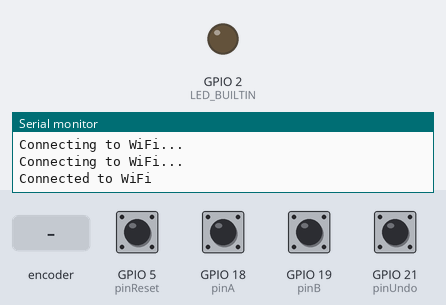
Simulated run of this sketch. Board: ESP32. On the bench: output pins drawn as LEDs (lit = HIGH), the last lines printed to the serial monitor. Dashed ring = blinking. Inputs (shaded band) come from the test bench; at power-on: GPIO 5 (pinReset), GPIO 18 (pinA), GPIO 19 (pinB), GPIO 21 (pinUndo) HIGH. WiFi joins after 1.5 s; servers stay silent unless stated.

Above: at 3.2 s.
3.3 s: rotary encoder on GPIO 18 (pinA) / GPIO 19 (pinB) turned 1 step (first pin leading)
At 3.37 s:
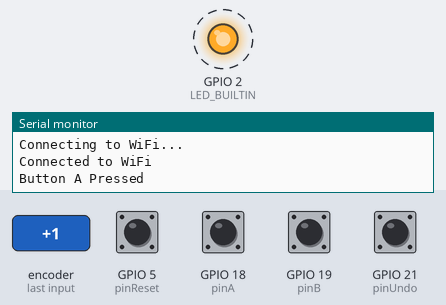
5.2 s: GPIO 5 (pinReset) pulled LOW for 0.15 s
At 6.4 s:
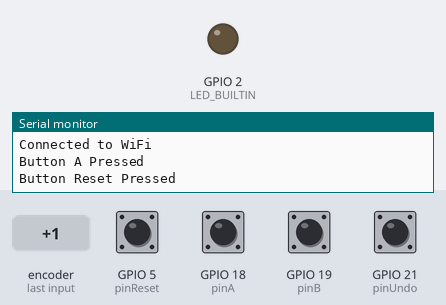
6.8 s: GPIO 21 (pinUndo) pulled LOW for 0.15 s
At 6.87 s:
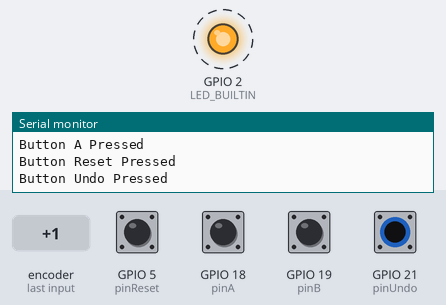
8.4 s: rotary encoder on GPIO 18 (pinA) / GPIO 19 (pinB) turned 2 steps (second pin leading)
At 10.1 s:
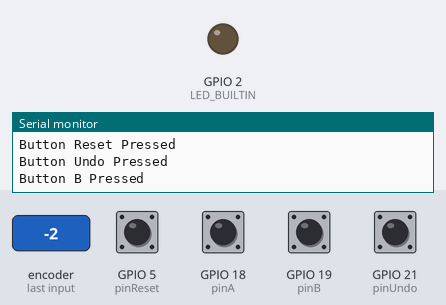
Timing chart, 0 to 11.3 s (numbered marks = the images above; inputs shaded):
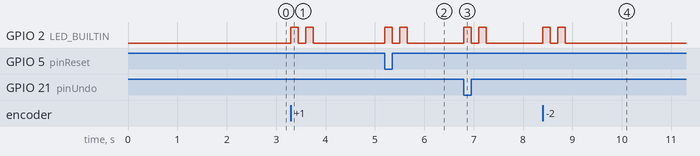

Measured:
- after the input at 3.3 s, GPIO 2 (LED_BUILTIN): alternates HIGH for 0.15 s and LOW for 0.15 s, 4 changes in all, then stays LOW, starting at once
- after the input at 5.2 s, GPIO 2 (LED_BUILTIN): alternates HIGH for 0.15 s and LOW for 0.15 s, 4 changes in all, then stays LOW, starting at once
- after the input at 6.8 s, GPIO 2 (LED_BUILTIN): alternates HIGH for 0.15 s and LOW for 0.15 s, 4 changes in all, then stays LOW, starting at once
- after the input at 8.4 s, GPIO 2 (LED_BUILTIN): alternates HIGH for 0.15 s and LOW for 0.15 s, 4 changes in all, then stays LOW, starting at once

The sketch:

4ChannelButtons.ino
```cpp
#include <WiFi.h>

const char* ssid = "ApMoreno";
const char* password = "am480216";

#define DEBUG true

// Definición de pines
const int pinA = 18;   // D18
const int pinB = 19;   // D19
const int pinUndo = 21;  // D21
const int pinReset = 5;  // D5

// Variables para guardar el estado de los botones
bool stateA = false;
bool stateB = false;
bool stateUndo = false;
bool stateReset = false;

// Variables para el debouncing
unsigned long lastDebounceTimeA = 0;
unsigned long lastDebounceTimeB = 0;
unsigned long lastDebounceTimeUndo = 0;
unsigned long lastDebounceTimeReset = 0;
const unsigned long debounceDelay = 100; // 100 ms de retardo para el debouncing

// Variables para el manejo del botón Reset
unsigned int resetPressCount = 0;
unsigned long firstResetPressTime = 0;
const unsigned long resetPressWindow = 15000; // 15 segundos

// Declaración de funciones
void readButtonState(int pin, bool &state, unsigned long &lastDebounceTime, const char* message, bool isResetButton = false);
void handleResetButtonPress();
void handleDebug(const char* message);

void setup() {
  // Inicialización del puerto serial
  Serial.begin(115200);

  // Conexión a la red WiFi
  WiFi.begin(ssid, password);
  while (WiFi.status() != WL_CONNECTED) {
    delay(1000);
    Serial.println("Connecting to WiFi...");
  }
  Serial.println("Connected to WiFi");

  // Configuración de pines
  pinMode(pinA, INPUT_PULLUP);
  pinMode(pinB, INPUT_PULLUP);
  pinMode(pinUndo, INPUT_PULLUP);
  pinMode(pinReset, INPUT_PULLUP);

  // Configuración del LED
  pinMode(LED_BUILTIN, OUTPUT);
}

void loop() {
  // Lectura y manejo de los estados de los botones de manera asincrónica
  readButtonState(pinA, stateA, lastDebounceTimeA, "Button A Pressed");
  readButtonState(pinB, stateB, lastDebounceTimeB, "Button B Pressed");
  readButtonState(pinUndo, stateUndo, lastDebounceTimeUndo, "Button Undo Pressed");
  readButtonState(pinReset, stateReset, lastDebounceTimeReset, "Button Reset Pressed", true);

  // Verificar si el tiempo de la ventana para el botón de reset ha expirado
  if (resetPressCount > 0 && (millis() - firstResetPressTime > resetPressWindow)) {
    resetPressCount = 0;  // Reiniciar el contador si han pasado más de 15 segundos
  }
}

void readButtonState(int pin, bool &state, unsigned long &lastDebounceTime, const char* message, bool isResetButton) {
  bool reading = digitalRead(pin) == LOW; // LOW significa que el botón está presionado

  if (reading != state && (millis() - lastDebounceTime) > debounceDelay) {
    lastDebounceTime = millis();
    state = reading;

    if (state) {
      handleDebug(message);
      if (isResetButton) {
        handleResetButtonPress();
      }
    }
  }
}

void handleResetButtonPress() {
  unsigned long currentTime = millis();

  if (resetPressCount == 0) {
    firstResetPressTime = currentTime;  // Iniciar el tiempo de la ventana
  }

  resetPressCount++;

  if (resetPressCount >= 10 && (currentTime - firstResetPressTime <= resetPressWindow)) {
    handleDebug("Button Reset Pressed 10 Times");
    resetPressCount = 0;  // Reiniciar el contador después de ejecutar
  }
}

void handleDebug(const char* message) {
  if (DEBUG) {
    Serial.println(message);
  }
  for (int i = 0; i < 2; i++) {
    digitalWrite(LED_BUILTIN, HIGH);  // Turn the LED on
    delay(150);  // Wait for 150 milliseconds
    digitalWrite(LED_BUILTIN, LOW);  // Turn the LED off
    delay(150);  // Wait for 150 milliseconds
  }
}
```
